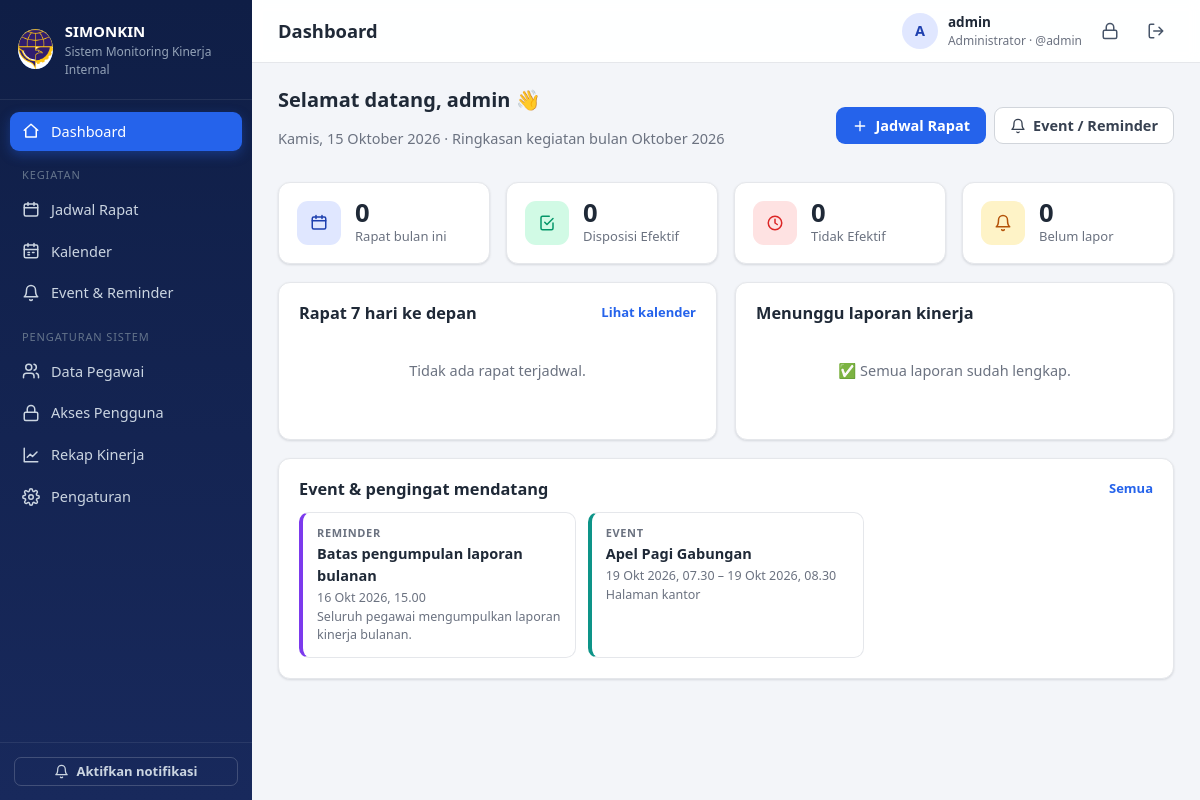
The page / (signed in) on the database its author committed.
### tables this page shows
CREATE TABLE settings (key TEXT PRIMARY KEY, value TEXT);

CREATE TABLE users (
    id INTEGER PRIMARY KEY AUTOINCREMENT,
    username TEXT UNIQUE NOT NULL,
    password_hash TEXT NOT NULL,
    role TEXT NOT NULL CHECK (role IN ('admin','user')),
    pegawai_id INTEGER REFERENCES pegawai(id) ON DELETE SET NULL,
    aktif INTEGER NOT NULL DEFAULT 1,
    last_login TEXT, created_at TEXT
);

CREATE TABLE events (
    id INTEGER PRIMARY KEY AUTOINCREMENT,
    judul TEXT NOT NULL, deskripsi TEXT,
    jenis TEXT NOT NULL DEFAULT 'event' CHECK (jenis IN ('event','reminder')),
    mulai TEXT NOT NULL, selesai TEXT,
    ingatkan_menit INTEGER NOT NULL DEFAULT 0,
    untuk_pegawai_id INTEGER REFERENCES pegawai(id) ON DELETE CASCADE,
    created_by INTEGER, created_at TEXT
);

### app.py (the view, shortened to what this page needs)
@app.route("/")
@login_required
def dashboard():
    now = now_str()
    week = (datetime.now() + timedelta(days=7)).strftime(FMT)
    today = date.today().isoformat()
    bulan = date.today().strftime("%Y-%m")
    ev_where, ev_args = visible_events_sql()
    events = query(f"""SELECT e.*, p.nama AS untuk_nama FROM events e LEFT JOIN pegawai p ON p.id=e.untuk_pegawai_id
                       WHERE {ev_where} AND substr(coalesce(nullif(e.selesai,''), e.mulai),1,10) >= ?
                       ORDER BY e.mulai LIMIT 6""", (*ev_args, today))
    ctx = dict(events=events, bulan=bulan)
    if is_admin():
        ctx["stats"] = query("""
            SELECT COUNT(DISTINCT r.id) rapat, COUNT(d.id) dispo,
                   COALESCE(SUM(d.status='EFEKTIF'),0) ef, COALESCE(SUM(d.status='TIDAK EFEKTIF'),0) tef,
                   COALESCE(SUM(d.id IS NOT NULL AND d.status IS NULL),0) belum
            FROM rapat r LEFT JOIN disposisi d ON d.rapat_id = r.id
            WHERE substr(r.waktu,1,7) = ?""", (bulan,), one=True)
        ctx["upcoming"] = attach_dispo(query(
            "SELECT * FROM rapat WHERE waktu >= ? AND waktu <= ? ORDER BY waktu LIMIT 8", (now[:10], week)))
        ctx["perlu"] = query("""
            SELECT d.id, d.rapat_id, p.nama, r.perihal, r.waktu FROM disposisi d
            JOIN rapat r ON r.id=d.rapat_id JOIN pegawai p ON p.id=d.pegawai_id
            WHERE d.status IS NULL AND r.waktu < ? ORDER BY r.waktu DESC LIMIT 8""", (now,))
        ctx["total_pegawai"] = query("SELECT COUNT(*) c FROM pegawai WHERE aktif=1", one=True)["c"]
    return render_template("dashboard.html", **ctx)

### app.py (called while the page is built)
def get_db():
    if "db" not in g:
        g.db = sqlite3.connect(DB_PATH)
        g.db.row_factory = sqlite3.Row
        g.db.execute("PRAGMA foreign_keys = ON")
    return g.db

def query(sql, args=(), one=False):
    cur = get_db().execute(sql, args)
    rows = cur.fetchall()
    cur.close()
    return (rows[0] if rows else None) if one else rows

def now_str():
    return datetime.now().strftime(FMT)

def parse_dt(value):
    if not value:
        return None
    for fmt in (FMT, "%Y-%m-%d %H:%M", "%Y-%m-%d"):
        try:
            return datetime.strptime(value[:16] if "T" in value or " " in value else value[:10], fmt)
        except (ValueError, TypeError):
            continue
    return None

def csrf_token():
    if "_csrf" not in session:
        session["_csrf"] = secrets.token_hex(16)
    return session["_csrf"]

@app.before_request
def before():
    g.settings = {r["key"]: r["value"] for r in query("SELECT key, value FROM settings")}
    for k, v in DEFAULT_SETTINGS.items():
        g.settings.setdefault(k, v)
    g.user = None
    uid = session.get("uid")
    if uid:
        g.user = query(
            """SELECT u.*, p.nama AS pegawai_nama, p.jabatan AS pegawai_jabatan
               FROM users u LEFT JOIN pegawai p ON p.id = u.pegawai_id
               WHERE u.id = ? AND u.aktif = 1""", (uid,), one=True)
        if g.user is None:
            session.clear()
    if request.method == "POST":
        token = request.form.get("_csrf") or request.headers.get("X-CSRF-Token")
        if not token or token != session.get("_csrf"):
            abort(400, "Token keamanan tidak valid. Muat ulang halaman lalu coba lagi.")

def is_admin():
    return bool(g.user and g.user["role"] == "admin")

def login_required(f):
    @wraps(f)
    def wrapper(*a, **kw):
        if not g.user:
            return redirect(url_for("login", next=request.full_path))
        return f(*a, **kw)
    return wrapper

def icon(name, size=18):
    return Markup(
        f'<svg class="ic" width="{size}" height="{size}" viewBox="0 0 24 24" fill="none" stroke="currentColor" '
        f'stroke-width="2" stroke-linecap="round" stroke-linejoin="round" aria-hidden="true">{ICONS.get(name, "")}</svg>')

@app.template_filter("tgl")
def f_tgl(value, hari=True):
    dt = parse_dt(value)
    if not dt:
        return "-"
    s = f"{dt.day} {BULAN[dt.month]} {dt.year}"
    return f"{HARI[dt.weekday()]}, {s}" if hari else s

### monitoring-kinerja/templates/dashboard.html (shortened to what this page needs)
{% extends 'base.html' %}
{% from '_macros.html' import status_badge %}
{% block heading %}Dashboard{% endblock %}
{% block content %}
<div class="welcome">
  <div>
    <h2>Selamat datang, {{ current_user.pegawai_nama or current_user.username }} 👋</h2>
    <p class="muted">{{ now|tgl }}{% if is_admin %} · Ringkasan kegiatan bulan {{ bulan|bulan_nama }}{% endif %}</p>
  </div>
  {% if is_admin %}
  <div class="actions">
    <a href="{{ url_for('rapat_baru') }}" class="btn btn-primary">{{ icon('plus',16) }} Jadwal Rapat</a>
    <a href="{{ url_for('event_baru') }}" class="btn btn-light">{{ icon('bell',16) }} Event / Reminder</a>
  </div>
  {% endif %}
</div>
<div class="stats">
  {% if is_admin %}
  <div class="stat"><div class="stat-ic c-blue">{{ icon('rapat') }}</div><div><div class="stat-num">{{ stats.rapat }}</div><div class="stat-lbl">Rapat bulan ini</div></div></div>
  <div class="stat"><div class="stat-ic c-green">{{ icon('tugas') }}</div><div><div class="stat-num">{{ stats.ef }}</div><div class="stat-lbl">Disposisi Efektif</div></div></div>
  <div class="stat"><div class="stat-ic c-red">{{ icon('clock') }}</div><div><div class="stat-num">{{ stats.tef }}</div><div class="stat-lbl">Tidak Efektif</div></div></div>
  <div class="stat"><div class="stat-ic c-amber">{{ icon('bell') }}</div><div><div class="stat-num">{{ stats.belum }}</div><div class="stat-lbl">Belum lapor</div></div></div>
  {% endif %}
</div>
<div class="grid-2">
  <section class="card">
    <div class="card-head"><h3>{{ 'Rapat 7 hari ke depan' if is_admin else 'Rapat mendatang yang ditugaskan' }}</h3>
      <a href="{{ url_for('kalender') }}" class="link">Lihat kalender</a></div>
    {% for r in upcoming %}
    <a class="list-item" href="{{ url_for('rapat_detail', rid=r.id) }}">
      <div class="date-box"><b>{{ r.waktu[8:10] }}</b><span>{{ (r.waktu|tgl(false)).split(' ')[1][:3] }}</span></div>
      <div class="li-body">
        <div class="li-title">{{ r.perihal }}</div>
        <div class="li-meta">{{ icon('clock',13) }} {{ r.waktu|jam }} · {{ icon('pin',13) }} {{ r.tempat }}</div>
        {% if is_admin %}<div class="li-meta">Disposisi: {{ r.dispo|map(attribute='nama')|join(', ') }}</div>{% endif %}
      </div>
      <span class="chip">{{ r.waktu|relatif }}</span>
    </a>
    {% else %}<p class="empty">Tidak ada rapat terjadwal.</p>{% endfor %}
  </section>
  <section class="card">
    <div class="card-head"><h3>{{ 'Menunggu laporan kinerja' if is_admin else 'Perlu Anda laporkan' }}</h3>
      {% if not is_admin %}<a href="{{ url_for('tugas_saya', tab='belum') }}" class="link">Semua</a>{% endif %}</div>
    {% for p in perlu %}
      {% if is_admin %}
      <a class="list-item" href="{{ url_for('rapat_detail', rid=p.rapat_id) }}">
        <div class="avatar sm">{{ p.nama[:1] }}</div>
        <div class="li-body"><div class="li-title">{{ p.nama }}</div><div class="li-meta">{{ p.perihal }} · {{ p.waktu|tgljam }}</div></div>
        {{ status_badge(None) }}
      </a>
      {% else %}
      <div class="list-item">
        <div class="date-box warn"><b>{{ p.waktu[8:10] }}</b><span>{{ (p.waktu|tgl(false)).split(' ')[1][:3] }}</span></div>
        <div class="li-body"><div class="li-title">{{ p.perihal }}</div><div class="li-meta">{{ p.waktu|tgljam }} · {{ p.tempat }}</div></div>
        <a href="{{ url_for('lapor', did=p.dispo_id) }}" class="btn btn-sm btn-primary">{{ icon('send',14) }} Lapor</a>
      </div>
      {% endif %}
    {% else %}<p class="empty">✅ Semua laporan sudah lengkap.</p>{% endfor %}
  </section>
</div>
<section class="card">
  <div class="card-head"><h3>Event & pengingat mendatang</h3><a href="{{ url_for('event_list') }}" class="link">Semua</a></div>
  <div class="event-grid">
  {% for e in events %}
    <div class="event-card {{ e.jenis }}">
      <div class="ev-type">{{ 'Reminder' if e.jenis=='reminder' else 'Event' }}{% if e.untuk_nama %} · untuk {{ e.untuk_nama }}{% endif %}</div>
      <div class="ev-title">{{ e.judul }}</div>
      <div class="li-meta">{{ e.mulai|tgljam }}{% if e.selesai %} – {{ e.selesai|tgljam }}{% endif %}</div>
      {% if e.deskripsi %}<div class="small muted">{{ e.deskripsi }}</div>{% endif %}
    </div>
  {% else %}<p class="empty">Belum ada event atau pengingat.</p>{% endfor %}
  </div>
</section>
{% endblock %}

### monitoring-kinerja/templates/base.html (shortened to what this page needs)
<!doctype html>
<html lang="id">
  <head>
    <link
      rel="stylesheet"
      href="{{ url_for('static', filename='style.css') }}"
    />
  </head>
  <body>
    {% set ep = request.endpoint or '' %}
    <div class="layout">
      <aside class="sidebar" id="sidebar">
        <div class="brand">
          <div class="logo">
            <img
              src="{{ url_for('static', filename='img/logo.png') }}"
              alt="Logo"
              style="width: 100%; height: 100%; object-fit: contain"
            />
          </div>
          <div>
            <div class="brand-title">{{ settings.nama_aplikasi }}</div>
            <div class="brand-sub">{{ settings.nama_instansi }}</div>
          </div>
        </div>
        <nav class="nav">
          <a
            href="{{ url_for('dashboard') }}"
            class="{{ 'active' if ep=='dashboard' }}"
            >{{ icon('home') }} Dashboard</a
          >
          {% if is_admin %}
          <div class="nav-label">Kegiatan</div>
          <a
            href="{{ url_for('rapat_list') }}"
            class="{{ 'active' if ep.startswith('rapat') }}"
            >{{ icon('rapat') }} Jadwal Rapat</a
          >
          {% endif %}
          <a
            href="{{ url_for('kalender') }}"
            class="{{ 'active' if ep=='kalender' }}"
            >{{ icon('kalender') }} Kalender</a
          >
          <a
            href="{{ url_for('event_list') }}"
            class="{{ 'active' if ep.startswith('event') }}"
            >{{ icon('bell') }} {{ 'Event & Reminder' if is_admin else
            'Pengingat & Event' }}</a
          >
          {% if is_admin %}
          <div class="nav-label">Pengaturan Sistem</div>
          <a
            href="{{ url_for('pegawai_list') }}"
            class="{{ 'active' if ep.startswith('pegawai') }}"
            >{{ icon('pegawai') }} Data Pegawai</a
          >
          <a
            href="{{ url_for('pengguna_list') }}"
            class="{{ 'active' if ep.startswith('pengguna') }}"
            >{{ icon('kunci') }} Akses Pengguna</a
          >
          <a
            href="{{ url_for('rekap') }}"
            class="{{ 'active' if ep.startswith('rekap') }}"
            >{{ icon('chart') }} Rekap Kinerja</a
          >
          <a
            href="{{ url_for('pengaturan') }}"
            class="{{ 'active' if ep=='pengaturan' }}"
            >{{ icon('gear') }} Pengaturan</a
          >
          {% endif %}
        </nav>
        <div class="sidebar-foot">
          <button
            type="button"
            class="btn btn-sm btn-outline-light w100"
            id="btnNotif"
          >
            {{ icon('bell',15) }} Aktifkan notifikasi
          </button>
        </div>
      </aside>
      <main class="main">
        <header class="topbar">
          <h1 class="page-title">{% block heading %}{% endblock %}</h1>
          <div class="user-box">
            <div class="avatar">
              {{ (current_user.pegawai_nama or current_user.username)[:1]|upper
              }}
            </div>
            <div class="user-meta">
              <div class="user-name">
                {{ current_user.pegawai_nama or current_user.username }}
              </div>
              <div class="user-role">
                {{ 'Administrator' if is_admin else 'Pengguna' }} · @{{
                current_user.username }}
              </div>
            </div>
            <a
              class="icon-btn"
              href="{{ url_for('ganti_password') }}"
              title="Ganti password"
              >{{ icon('kunci') }}</a
            >
            <form method="post" action="{{ url_for('logout') }}" class="inline">
              <button class="icon-btn" title="Keluar">
                {{ icon('logout') }}
              </button>
            </form>
          </div>
        </header>
        <div class="content">
           {% block content %}{% endblock %}
        </div>
      </main>
    </div>
  </body>
</html>

### rows shown on the page
settings: nama_aplikasi "SIMONKIN"
settings: nama_instansi "Sistem Monitoring Kinerja Internal"
users: username "A", username "admin"
events: jenis "REMINDER", judul "Batas pengumpulan laporan bulanan", mulai|tgljam "16 Okt 2026, 15.00", deskripsi "Seluruh pegawai mengumpulkan laporan kinerja bulanan."
events: jenis "EVENT", judul "Apel Pagi Gabungan", mulai|tgljam "19 Okt 2026, 07.30", selesai|tgljam "19 Okt 2026, 08.30", deskripsi "Halaman kantor"

### other values the page prints
{{ 'Event & Reminder' if is_admin else
            'Pengingat & Event' }} "Event & Reminder"
{{ 'Administrator' if is_admin else 'Pengguna' }} "Administrator"
{{ now|tgl }} "Kamis, 15 Oktober 2026"
{{ stats.rapat }} "0"
{{ stats.ef }} "0"
{{ stats.tef }} "0"
{{ stats.belum }} "0"
{{ 'Menunggu laporan kinerja' if is_admin else 'Perlu Anda laporkan' }} "Menunggu laporan kinerja"
